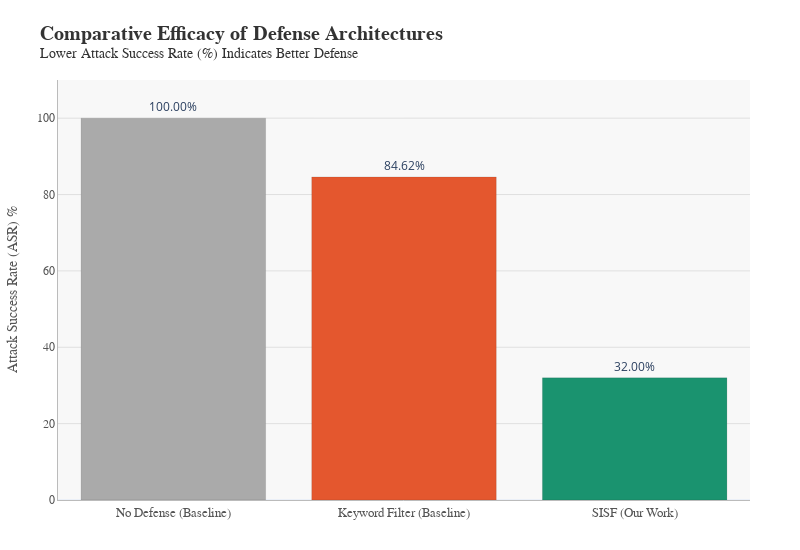

The cell this chart's notebook holds for it:
### Code cell
import plotly.express as px
import os

print("--- Generating Figure 2: Comparative Efficacy Bar Chart (Modern Colors) ---")

# The df_asr_results DataFrame was created in the previous cell.
print("Final data for plotting Figure 2:")
display(df_asr_results)

# --- 1. Define the Modern, Professional Color Palette ---
# We will use the colors from Figure 1, plus a neutral color for the 'No Defense' baseline.
# This creates a strong visual link between your system and the color "green" (good).
modern_colors = {
    'No Defense (Baseline)': '#AAAAAA',  # Neutral Grey
    'Keyword Filter (Baseline)': '#E4572E',  # Terracotta Orange (Weak defense)
    'SISF (Our Work)': '#1A936F'   # Forest Green (Strong defense)
}

# --- 2. Create the Bar Chart ---
fig_bar = px.bar(
    df_asr_results,
    x='System',
    y='Attack Success Rate (%)',
    title='<b>Figure 2: Comparative Efficacy of Defense Architectures</b><br><sup>Lower Attack Success Rate (%) Indicates Better Defense</sup>',
    color='System',
    color_discrete_map=modern_colors, # Use our new, consistent color map
    text='Attack Success Rate (%)'
)

# --- 3. Style the Chart ---
fig_bar.update_layout(
    xaxis_title=None, # X-axis labels are clear enough
    yaxis_title="Attack Success Rate (ASR) %",
    title_font=dict(size=20, family="Arial", color="#333333"),
    xaxis_tickfont=dict(size=13, family="Arial", color="#555555"),
    yaxis_tickfont=dict(size=12, family="Arial", color="#555555"),
    yaxis_title_font=dict(size=14, family="Arial", color="#555555"),
    
    showlegend=False, # The colors are mapped to meaning directly
    template="plotly_white", # Clean white template
    height=550, width=800,
    plot_bgcolor='#F8F8F8', # Match the subtle grey background from Figure 1
    paper_bgcolor='#FFFFFF', # White paper background
    margin=dict(t=80, b=50, l=50, r=50)
)

fig_bar.update_traces(
    texttemplate='%{text:.2f}%',
    textposition='outside', # Place text outside the bars
    marker_line_color='rgba(0,0,0,0.1)', # Subtle border on bars
    marker_line_width=1
)

fig_bar.update_yaxes(
    range=[0, 110], # Set Y-axis to 0-110% for good upper margin
    gridcolor='rgba(200,200,200,0.5)', # Lighter grid lines
    showline=True, linewidth=1, linecolor='#BBBBBB'
)
fig_bar.update_xaxes(
    showline=True, linewidth=1, linecolor='#BBBBBB'
)

# --- 4. Save and Display ---
chart_path = os.path.join(CHART_DIR, "figure_2_asr_comparison_modern.png")
fig_bar.write_image(chart_path, scale=3) # High-res
print(f"Enhanced modern bar chart saved to {chart_path}")
fig_bar.show()

### Figure 1 — Plotly figure (JSON) as saved in the notebook; plotly's stock layout.template omitted (floating-point values rounded to 4 significant figures)
{"data": [{"hovertemplate": "System=%{x}<br>Attack Success Rate (%)=%{text}<extra></extra>", "legendgroup": "No Defense (Baseline)", "marker": {"color": "#AAAAAA", "line": {"color": "rgba(0,0,0,0.1)", "width": 1}, "pattern": {"shape": ""}}, "name": "No Defense (Baseline)", "orientation": "v", "showlegend": true, "text": [100.0], "textposition": "outside", "texttemplate": "%{text:.2f}%", "type": "bar", "x": ["No Defense (Baseline)"], "xaxis": "x", "y": [100.0], "yaxis": "y"}, {"hovertemplate": "System=%{x}<br>Attack Success Rate (%)=%{text}<extra></extra>", "legendgroup": "Keyword Filter (Baseline)", "marker": {"color": "#E4572E", "line": {"color": "rgba(0,0,0,0.1)", "width": 1}, "pattern": {"shape": ""}}, "name": "Keyword Filter (Baseline)", "orientation": "v", "showlegend": true, "text": [84.62], "textposition": "outside", "texttemplate": "%{text:.2f}%", "type": "bar", "x": ["Keyword Filter (Baseline)"], "xaxis": "x", "y": [84.62], "yaxis": "y"}, {"hovertemplate": "System=%{x}<br>Attack Success Rate (%)=%{text}<extra></extra>", "legendgroup": "SISF (Our Work)", "marker": {"color": "#1A936F", "line": {"color": "rgba(0,0,0,0.1)", "width": 1}, "pattern": {"shape": ""}}, "name": "SISF (Our Work)", "orientation": "v", "showlegend": true, "text": [32.0], "textposition": "outside", "texttemplate": "%{text:.2f}%", "type": "bar", "x": ["SISF (Our Work)"], "xaxis": "x", "y": [32.0], "yaxis": "y"}], "layout": {"barmode": "relative", "height": 550, "legend": {"title": {"text": "System"}, "tracegroupgap": 0}, "margin": {"b": 50, "l": 50, "r": 50, "t": 80}, "paper_bgcolor": "#FFFFFF", "plot_bgcolor": "#F8F8F8", "showlegend": false, "title": {"font": {"color": "#333333", "family": "Arial", "size": 20}, "text": "<b>Comparative Efficacy of Defense Architectures</b><br><sup>Lower Attack Success Rate (%) Indicates Better Defense</sup>"}, "width": 800, "xaxis": {"anchor": "y", "categoryarray": ["No Defense (Baseline)", "Keyword Filter (Baseline)", "SISF (Our Work)"], "categoryorder": "array", "domain": [0, 1], "linecolor": "#BBBBBB", "linewidth": 1, "showline": true, "tickfont": {"color": "#555555", "family": "Arial", "size": 13}, "title": {}}, "yaxis": {"anchor": "x", "domain": [0, 1], "gridcolor": "rgba(200,200,200,0.5)", "linecolor": "#BBBBBB", "linewidth": 1, "range": [0, 110], "showline": true, "tickfont": {"color": "#555555", "family": "Arial", "size": 12}, "title": {"font": {"color": "#555555", "family": "Arial", "size": 14}, "text": "Attack Success Rate (ASR) %"}}}}
